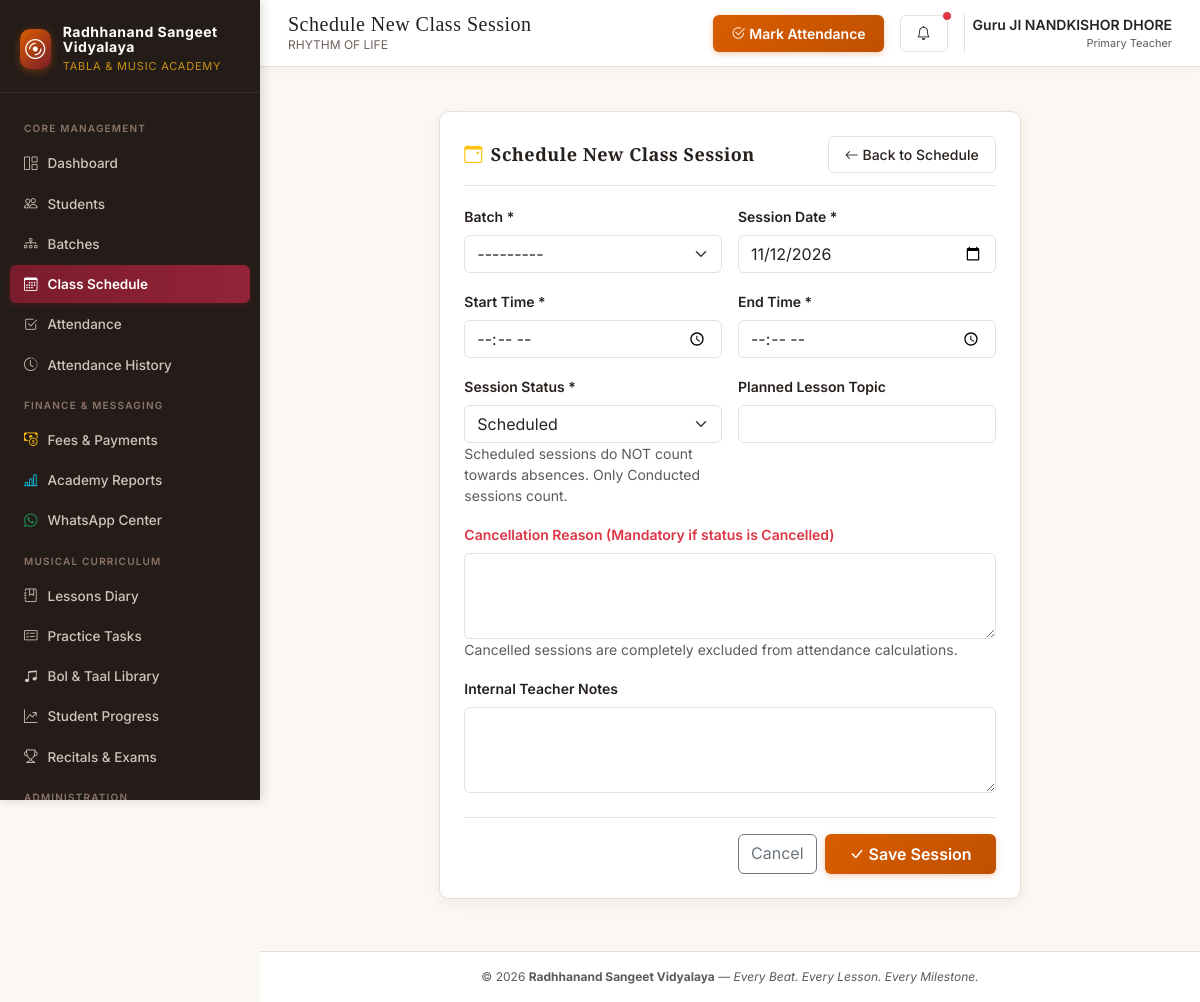
The page /sessions/add/ (signed in) on the database its author committed.
### academy/models.py (models this page shows, shortened)
class AcademySettings(models.Model):
    academy_name = models.CharField(max_length=200, default="Radhhanand Sangeet Vidyalaya")
    tagline = models.CharField(max_length=255, default="Every Beat. Every Lesson. Every Milestone.")
    teacher_name = models.CharField(max_length=150, default="Guru Ji")
    phone = models.CharField(max_length=25, blank=True, default="+91 98765 43210", help_text="Official academy contact phone")
    email = models.EmailField(blank=True, default="contact@radhhanand.org", help_text="Official academy email")
    address = models.TextField(blank=True, default="Radhhanand Sangeet Vidyalaya, India", help_text="Academy premises address")
    whatsapp_number = models.CharField(max_length=25, blank=True, default="+91 98765 43210", help_text="Official academy WhatsApp number")
    attendance_threshold = models.FloatField(
        default=75.0,
        help_text="Attendance percentage threshold below which alerts are flagged (e.g. 75%)"
    )
    consecutive_absence_threshold = models.PositiveIntegerField(
        default=3,
        help_text="Number of consecutive conducted sessions missed before an alert triggers"
    )
    currency_symbol = models.CharField(max_length=10, default="₹")
    date_format = models.CharField(max_length=30, default="YYYY-MM-DD")
    enable_fees = models.BooleanField(default=True, help_text="Enable or disable fee management module")
    enable_late_status = models.BooleanField(default=False, help_text="Enable 'Late' as an attendance status")
    default_class_duration = models.PositiveIntegerField(default=60, help_text="Default duration in minutes")
    updated_at = models.DateTimeField(auto_now=True)
    class Meta:
        verbose_name = "Academy Settings"
        verbose_name_plural = "Academy Settings"
    @classmethod
    def get_settings(cls):
        settings_obj = cls.objects.first()
        if not settings_obj:
            settings_obj = cls.objects.create(academy_name="Radhhanand Sangeet Vidyalaya")
        elif settings_obj.academy_name != "Radhhanand Sangeet Vidyalaya":
            settings_obj.academy_name = "Radhhanand Sangeet Vidyalaya"
            settings_obj.save(update_fields=['academy_name'])
        return settings_obj

### academy/views.py (the view, shortened to what this page needs)
# urls.py: path('sessions/add/', views.session_create, name='session_create'),
@login_required
def session_create(request):
    batch_id = request.GET.get('batch')
    initial_data = {}
    if request.method == 'POST':
        form = ClassSessionForm(request.POST)
        if form.is_valid():
            session = form.save()
            messages.success(request, f"Class session scheduled for {session.batch.name} on {session.date}.")
            return redirect('session_list')
    else:
        form = ClassSessionForm(initial=initial_data)
    return render(request, 'academy/sessions/session_form.html', {'form': form, 'title': 'Schedule New Class Session'})

### academy/forms.py (shortened to what this page needs)
class ClassSessionForm(BaseStyledModelForm):
    class Meta:
        model = ClassSession
        fields = ['batch', 'date', 'start_time', 'end_time', 'status', 'cancellation_reason', 'lesson_topic', 'notes']
        widgets = {
            'date': forms.DateInput(attrs={'type': 'date'}),
            'start_time': forms.TimeInput(attrs={'type': 'time'}),
            'end_time': forms.TimeInput(attrs={'type': 'time'}),
        }

### academy/context_processors.py (called while the page is built)
def academy_context(request):
    try:
        settings_obj = AcademySettings.get_settings()
        alert_count = AcademyAlert.objects.filter(is_dismissed=False).count() if request.user.is_authenticated else 0
    except Exception:
        settings_obj = None
        alert_count = 0
    return {
        'academy_settings': settings_obj,
        'unread_alerts_count': alert_count,
        'current_year': timezone.now().year,
    }

### academy/models.py (called while the page is built)
    def __str__(self):
        return f"{self.name} ({self.regular_day} {self.start_time.strftime('%H:%M')})"

### academy/templates/academy/sessions/session_form.html (shortened to what this page needs)
{% extends 'academy/base.html' %}
{% block page_title %}{{ title }}{% endblock %}
{% block content %}
<div class="row justify-content-center">
    <div class="col-12 col-lg-8">
        <div class="taal-card">
            <div class="taal-card-header">
                <h3 class="taal-card-title"><i class="bi bi-calendar-event text-warning"></i> {{ title }}</h3>
                <a href="{% url 'session_list' %}" class="btn btn-sm btn-taal-outline"><i class="bi bi-arrow-left"></i> Back to Schedule</a>
            </div>
            <form method="POST" novalidate>
                <div class="row g-3 mb-3">
                    <div class="col-12 col-md-6">
                        <label class="form-label small fw-semibold">Batch *</label>
                        {{ form.batch }}
                    </div>
                    <div class="col-12 col-md-6">
                        <label class="form-label small fw-semibold">Session Date *</label>
                        {{ form.date }}
                    </div>
                </div>
                <div class="row g-3 mb-3">
                    <div class="col-12 col-md-6">
                        <label class="form-label small fw-semibold">Start Time *</label>
                        {{ form.start_time }}
                    </div>
                    <div class="col-12 col-md-6">
                        <label class="form-label small fw-semibold">End Time *</label>
                        {{ form.end_time }}
                    </div>
                </div>
                <div class="row g-3 mb-3">
                    <div class="col-12 col-md-6">
                        <label class="form-label small fw-semibold">Session Status *</label>
                        {{ form.status }}
                        <small class="text-muted d-block">Scheduled sessions do NOT count towards absences. Only Conducted sessions count.</small>
                    </div>
                    <div class="col-12 col-md-6">
                        <label class="form-label small fw-semibold">Planned Lesson Topic</label>
                        {{ form.lesson_topic }}
                    </div>
                </div>
                <div class="mb-3">
                    <label class="form-label small fw-semibold text-danger">Cancellation Reason (Mandatory if status is Cancelled)</label>
                    {{ form.cancellation_reason }}
                    <small class="text-muted d-block">Cancelled sessions are completely excluded from attendance calculations.</small>
                </div>
                <div class="mb-4">
                    <label class="form-label small fw-semibold">Internal Teacher Notes</label>
                    {{ form.notes }}
                </div>
                <div class="d-flex justify-content-end gap-2 pt-3 border-top">
                    <a href="{% url 'session_list' %}" class="btn btn-outline-secondary">Cancel</a>
                    <button type="submit" class="btn btn-taal-primary px-4"><i class="bi bi-check-lg"></i> Save Session</button>
                </div>
            </form>
        </div>
    </div>
</div>
{% endblock %}

### academy/templates/academy/base.html (shortened to what this page needs)
{% load static %}
<!DOCTYPE html>
<html lang="en">
<head>
    <link href="https://cdn.jsdelivr.net/npm/bootstrap@5.3.3/dist/css/bootstrap.min.css" rel="stylesheet">
    <link rel="stylesheet" href="https://cdn.jsdelivr.net/npm/bootstrap-icons@1.11.3/font/bootstrap-icons.min.css">
    <link rel="stylesheet" href="{% static 'academy/css/taal.css' %}">
</head>
<body>
    <div class="app-container">
        {% if user.is_authenticated %}
        <aside class="app-sidebar no-print" id="appSidebar">
            <div class="sidebar-header d-flex justify-content-between align-items-center">
                <a href="{% url 'dashboard' %}" class="brand-badge text-decoration-none">
                    <div class="brand-icon">
                        <i class="bi bi-disc"></i>
                    </div>
                    <div>
                        <div class="brand-title" style="font-size: 14px; font-weight: 700; letter-spacing: 0.5px;">Radhhanand Sangeet Vidyalaya</div>
                        <div class="brand-subtitle" style="font-size: 11px; color: #C69214;">Tabla & Music Academy</div>
                    </div>
                </a>
            </div>
            <nav class="sidebar-nav">
                <div class="nav-section-title">Core Management</div>
                <a href="{% url 'dashboard' %}" class="nav-link-custom {% if request.resolver_match.url_name == 'dashboard' %}active{% endif %}">
                    <span class="nav-left"><i class="bi bi-grid-1x2"></i> Dashboard</span>
                </a>
                <a href="{% url 'student_list' %}" class="nav-link-custom {% if 'student' in request.resolver_match.url_name %}active{% endif %}">
                    <span class="nav-left"><i class="bi bi-people"></i> Students</span>
                </a>
                <a href="{% url 'batch_list' %}" class="nav-link-custom {% if 'batch' in request.resolver_match.url_name %}active{% endif %}">
                    <span class="nav-left"><i class="bi bi-diagram-3"></i> Batches</span>
                </a>
                <a href="{% url 'session_list' %}" class="nav-link-custom {% if 'session' in request.resolver_match.url_name %}active{% endif %}">
                    <span class="nav-left"><i class="bi bi-calendar3"></i> Class Schedule</span>
                </a>
                <a href="{% url 'attendance_hub' %}" class="nav-link-custom {% if request.resolver_match.url_name == 'attendance_hub' or request.resolver_match.url_name == 'attendance_mark' %}active{% endif %}">
                    <span class="nav-left"><i class="bi bi-check2-square"></i> Attendance</span>
                </a>
                <a href="{% url 'attendance_history' %}" class="nav-link-custom {% if request.resolver_match.url_name == 'attendance_history' or request.resolver_match.url_name == 'attendance_audit_list' %}active{% endif %}">
                    <span class="nav-left"><i class="bi bi-clock-history"></i> Attendance History</span>
                </a>
                <div class="nav-section-title">Finance & Messaging</div>
                <a href="{% url 'fee_dashboard' %}" class="nav-link-custom {% if 'fee' in request.resolver_match.url_name or 'payment' in request.resolver_match.url_name or 'receipt' in request.resolver_match.url_name %}active{% endif %}">
                    <span class="nav-left"><i class="bi bi-cash-coin text-warning"></i> Fees & Payments</span>
                </a>
                <a href="{% url 'attendance_reports' %}" class="nav-link-custom {% if 'report' in request.resolver_match.url_name %}active{% endif %}">
                    <span class="nav-left"><i class="bi bi-bar-chart-line text-info"></i> Academy Reports</span>
                </a>
                <a href="{% url 'whatsapp_hub' %}" class="nav-link-custom {% if 'whatsapp' in request.resolver_match.url_name %}active{% endif %}">
                    <span class="nav-left"><i class="bi bi-whatsapp text-success"></i> WhatsApp Center</span>
                </a>
                <div class="nav-section-title">Musical Curriculum</div>
                <a href="{% url 'lesson_list' %}" class="nav-link-custom {% if 'lesson' in request.resolver_match.url_name %}active{% endif %}">
                    <span class="nav-left"><i class="bi bi-journal-bookmark"></i> Lessons Diary</span>
                </a>
                <a href="{% url 'assignment_list' %}" class="nav-link-custom {% if 'assignment' in request.resolver_match.url_name %}active{% endif %}">
                    <span class="nav-left"><i class="bi bi-card-checklist"></i> Practice Tasks</span>
                </a>
                <a href="{% url 'taal_list' %}" class="nav-link-custom {% if 'library' in request.resolver_match.url_name or 'taal' in request.resolver_match.url_name or 'composition' in request.resolver_match.url_name %}active{% endif %}">
                    <span class="nav-left"><i class="bi bi-music-note-beamed"></i> Bol & Taal Library</span>
                </a>
                <a href="{% url 'progress_list' %}" class="nav-link-custom {% if 'progress' in request.resolver_match.url_name %}active{% endif %}">
                    <span class="nav-left"><i class="bi bi-graph-up-arrow"></i> Student Progress</span>
                </a>
                <a href="{% url 'performance_list' %}" class="nav-link-custom {% if 'performance' in request.resolver_match.url_name or 'exam' in request.resolver_match.url_name %}active{% endif %}">
                    <span class="nav-left"><i class="bi bi-trophy"></i> Recitals & Exams</span>
                </a>
                <div class="nav-section-title">Administration</div>
            </nav>
        </aside>
        {% endif %}
        <div class="app-main">
            {% if user.is_authenticated %}
            <header class="app-topbar no-print">
                <div class="d-flex align-items-center gap-3">
                    <div class="topbar-title-area">
                        <h2>{% block page_title %}{{ academy_settings.academy_name }}{% endblock %}</h2>
                        <p class="d-none d-sm-block">{{ academy_settings.tagline }}</p>
                    </div>
                </div>
                <div class="topbar-actions">
                    <a href="{% url 'attendance_hub' %}" class="btn btn-sm btn-taal-primary d-none d-sm-inline-flex align-items-center gap-1">
                        <i class="bi bi-check2-circle"></i> Mark Attendance
                    </a>
                    <a href="{% url 'alert_list' %}" class="btn btn-sm btn-taal-outline position-relative" aria-label="Alerts">
                        <i class="bi bi-bell"></i>
                        {% if unread_alerts_count > 0 %}
                        <span class="position-absolute top-0 start-100 translate-middle p-1 bg-danger border border-light rounded-circle"></span>
                        {% endif %}
                    </a>
                    <div class="d-flex align-items-center gap-2 ps-2 border-start">
                        <div class="text-end d-none d-md-block">
                            <div class="small fw-semibold text-dark">{{ academy_settings.teacher_name }}</div>
                            <div class="text-muted" style="font-size: 11px;">Primary Teacher</div>
                        </div>
                    </div>
                </div>
            </header>
            {% endif %}
            <div class="container-fluid px-3 px-sm-4 pt-3 no-print">
            </div>
            <main class="page-content">
                {% block content %}{% endblock %}
            </main>
            <footer class="text-center py-3 text-muted border-top bg-white mt-auto no-print" style="font-size: 12px;">
                <div class="container">
                    &copy; {{ current_year }} <strong>{{ academy_settings.academy_name }}</strong> &mdash; <em>Every Beat. Every Lesson. Every Milestone.</em>
                </div>
            </footer>
        </div>
    </div>
</body>
</html>

### rows shown on the page
AcademySettings: tagline "RHYTHM OF LIFE", teacher_name "Guru JI NANDKISHOR DHORE", academy_name "Radhhanand Sangeet Vidyalaya"

### other values the page prints
{{ title }} "Schedule New Class Session"
